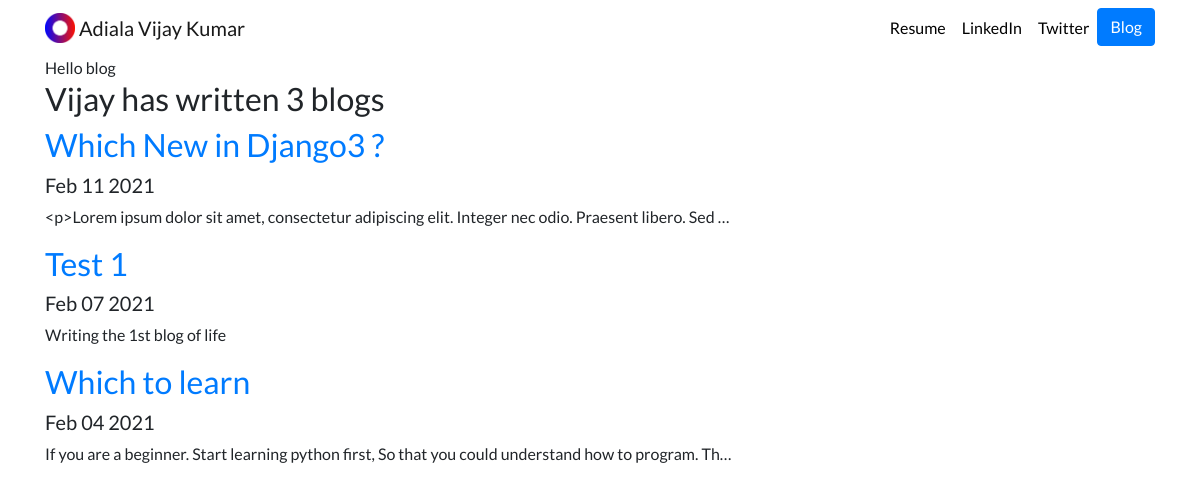
Screenshot of /blog/ with the database file from the repository.
### blog/models.py (models this page shows, shortened)
class Blog(models.Model):
    title = models.CharField(max_length=200)
    description = models.TextField()
    date = models.DateField()

### blog/views.py (the view)
# urls.py: path("", views.all_blogs, name='all_blogs'),
def all_blogs (request):
    blogs = Blog.objects.order_by('-date')
    return render(request, 'blog/all_blogs.html', {'blogs':blogs})

### blog/templates/blog/all_blogs.html
{% extends 'portfolio/base.html' %}
{% block content %}
Hello blog
<h2>Vijay has written {{ blogs.count }} blog{{ blogs.count|pluralize }}</h2>
{% for blog in blogs %}
<a href="{% url 'blog:detail' blog.id %}"><h2>{{ blog.title }}</h2></a>
<h5>{{ blog.date|date:'M d Y' }}</h5>
<p>{{ blog.description|truncatechars:100 }}</p>
{% endfor %}
{% endblock %}

### portfolio/static/portfolio/custom.css (style rules this page uses)
body { font-family: 'Lato', sans-serif; }

### rows the page displays
Blog: title "Which New in Django3 ?", date "Feb 11 2021", description "<p>Lorem ipsum dolor sit amet, consectetur adipiscing elit. Integer nec odio. Praesent libero. Sed …"
Blog: title "Test 1", date "Feb 07 2021", description "Writing the 1st blog of life"
Blog: title "Which to learn", date "Feb 04 2021", description "If you are a beginner. Start learning python first, So that you could understand how to program. Th…"

### other values shown
{{ blogs.count }} "3"
